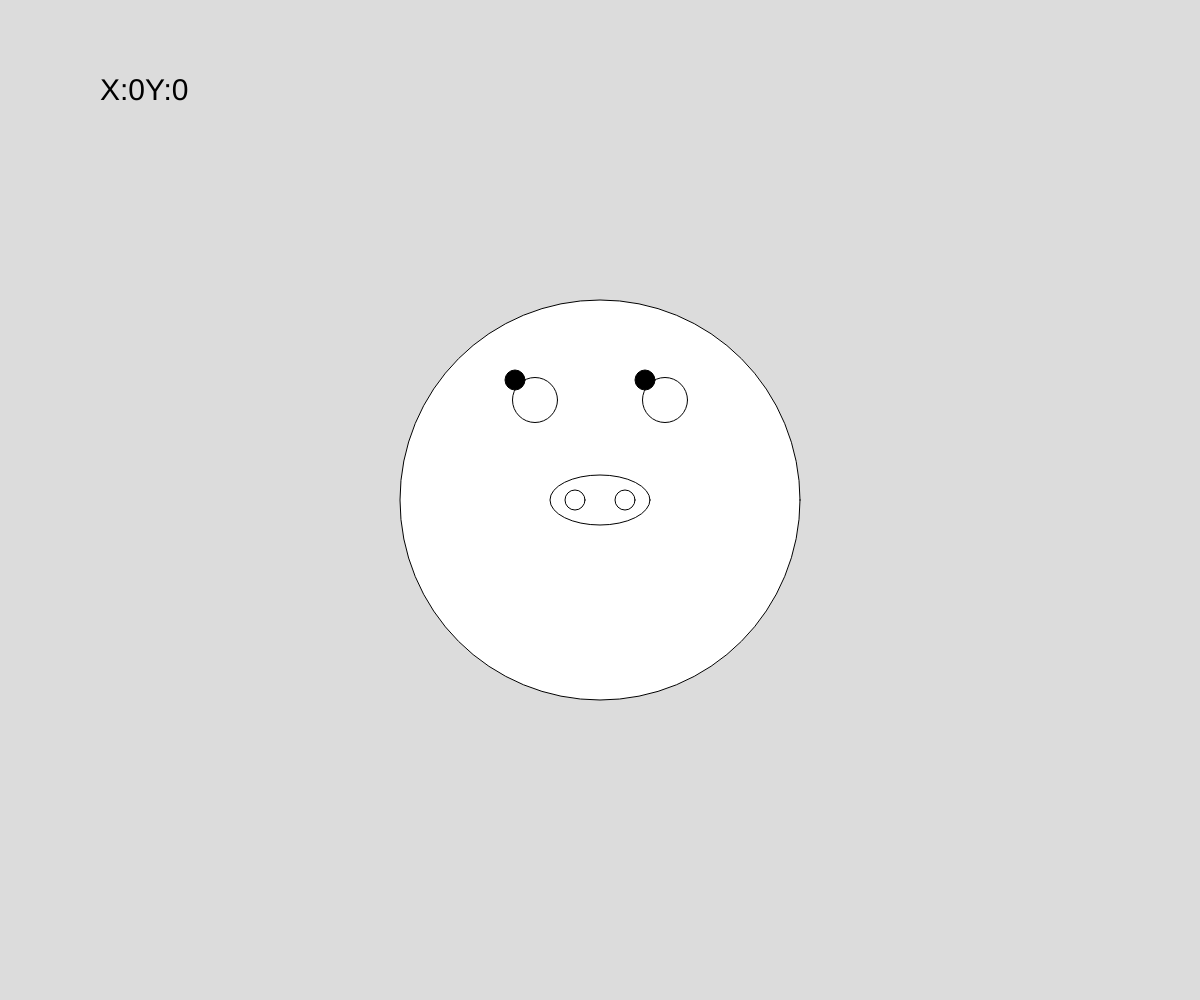
Frame 1 (no input)
Frame 60 (no input): identical to frame 1, image omitted
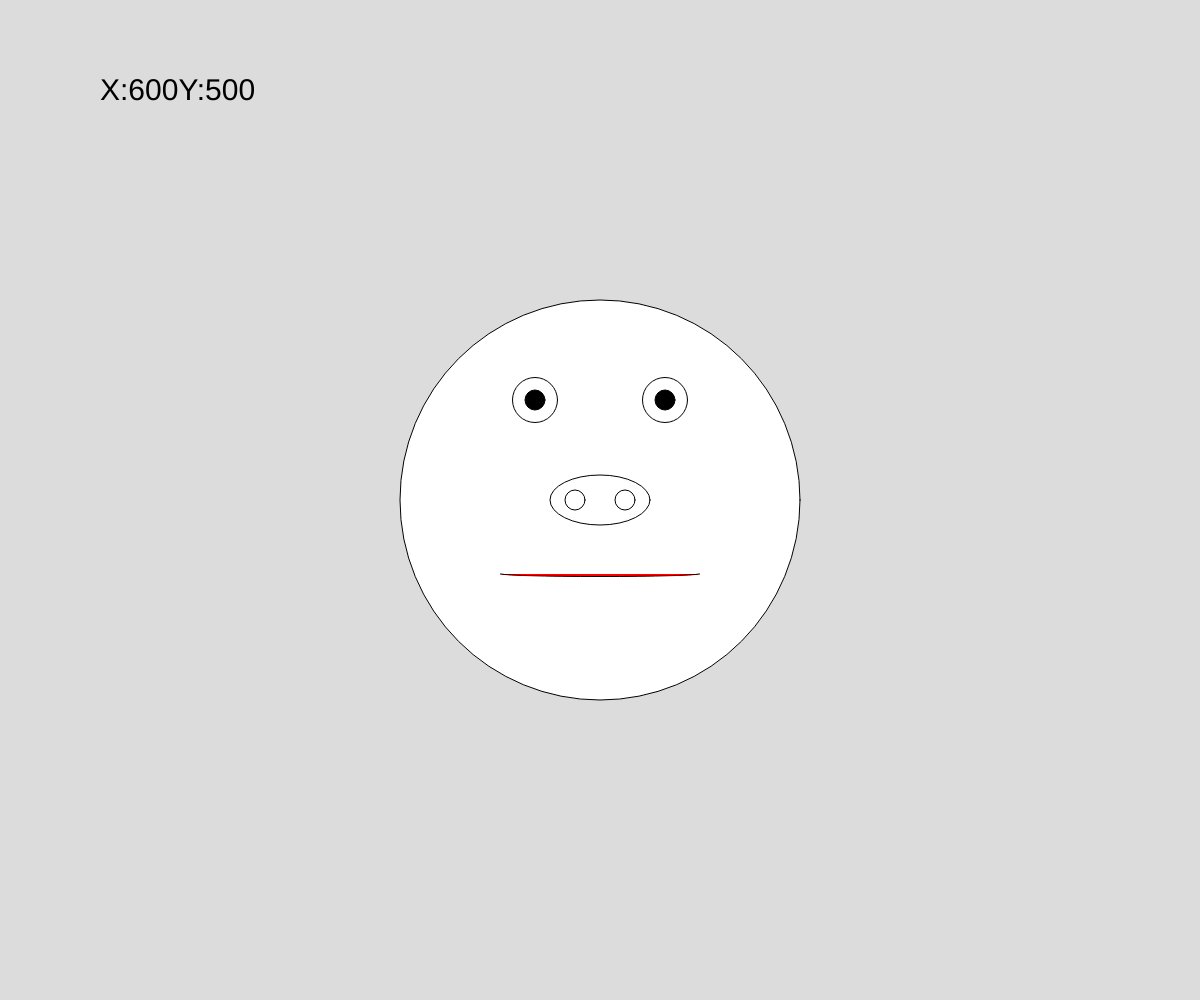
Frame 120 (the mouse pressed at the canvas centre since frame 60)

The p5.js sketch that drew these frames (run headless with seeded random() and noise() and a simulated clock; from frame 60 on, the mouse is pressed at the canvas centre):

// p5.js sketch
// ── sketch.js
function setup() {
  createCanvas(windowWidth,windowHeight);
}

function draw() {
  background(220);
  textSize(30)
  text("X:" +mouseX+"Y:" +mouseY,100,100)//顯示滑鼠移動的座標，位置在100,100
  for(var i=0;i<5;i++)
  
push()
 translate(width/2,height/2)
 ellipse(0,0,400)
 ellipse(0,0,100,50)
 ellipse(-25,0,20)//左鼻孔
 ellipse(+25,0,20)//右鼻孔

 ellipse(-65,-100,45)
 ellipse(+65,-100,45)

 fill(0)
 ellipse(-65+map(mouseX,0,width,-20,20),-100+map(mouseY,0,height,-20,20),20)
 ellipse(+65+map(mouseX,0,width,-20,20),-100+map(mouseY,0,height,-20,20),20)
 fill(225)

 if(mouseIsPressed)
 {
  fill(255,0,0)
  arc(0,74,200,5,0,PI)
 }

pop()
}
